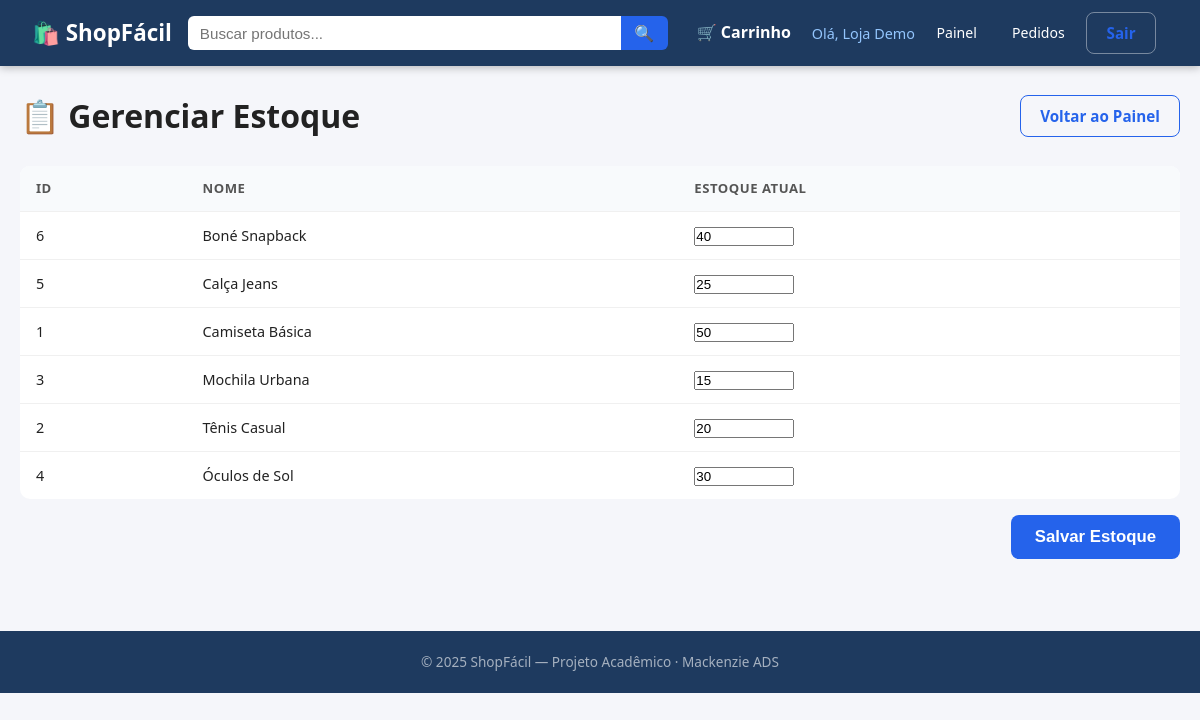
The app's page /loja/estoque (signed in), older data.
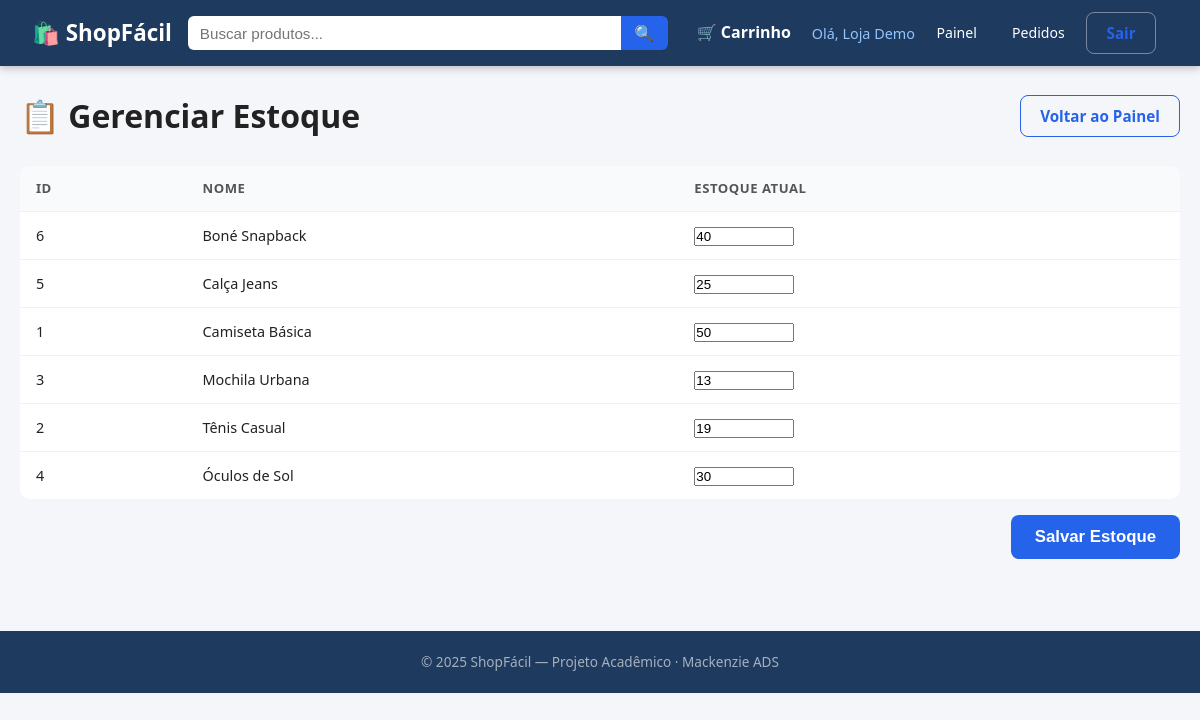
The same page, newer data.
### tables this page shows
CREATE TABLE produto (
            id          INTEGER PRIMARY KEY AUTOINCREMENT,
            lojista_id  INTEGER NOT NULL REFERENCES usuario(id),
            nome        TEXT NOT NULL,
            descricao   TEXT,
            preco       REAL NOT NULL,
            estoque     INTEGER NOT NULL DEFAULT 0,
            categoria   TEXT,
            ativo       INTEGER NOT NULL DEFAULT 1
        );

### app.py (the view, shortened to what this page needs)
@app.route('/loja/estoque', methods=['GET', 'POST'])
@login_required
@lojista_required
def loja_estoque():
    produtos = query(
        "SELECT id, nome, estoque FROM produto WHERE lojista_id=? ORDER BY nome ASC",
        (session['user_id'],)
    )
    return render_template('loja_estoque.html', produtos=produtos)

### app.py (called while the page is built)
def get_db():
    if 'db' not in g:
        g.db = sqlite3.connect(DATABASE)
        g.db.row_factory = sqlite3.Row
        g.db.execute("PRAGMA foreign_keys = ON")
    return g.db

def query(sql, args=(), one=False):
    cur = get_db().execute(sql, args)
    rv = cur.fetchall()
    return (rv[0] if rv else None) if one else rv

def login_required(f):
    @wraps(f)
    def decorated(*args, **kwargs):
        if 'user_id' not in session:
            flash('Faça login para continuar.', 'warning')
            return redirect(url_for('login'))
        return f(*args, **kwargs)
    return decorated

def lojista_required(f):
    @wraps(f)
    def decorated(*args, **kwargs):
        if session.get('user_tipo') != 'lojista':
            flash('Acesso restrito a lojistas.', 'danger')
            return redirect(url_for('index'))
        return f(*args, **kwargs)
    return decorated

def get_cart():
    return session.setdefault('cart', {})

def cart_count():
    return sum(get_cart().values())

### templates/loja_estoque.html (shortened to what this page needs)
{% extends 'base.html' %}
{% block content %}
<div class="panel-header">
  <h1>📋 Gerenciar Estoque</h1>
  <a href="{{ url_for('loja_dashboard') }}" class="btn-outline">Voltar ao Painel</a>
</div>
{% if produtos %}
  <form method="post" action="{{ url_for('loja_estoque') }}">
    <table class="data-table">
      <thead>
        <tr><th>ID</th><th>Nome</th><th>Estoque Atual</th></tr>
      </thead>
      <tbody>
        {% for p in produtos %}
          <tr>
            <td>{{ p['id'] }}</td>
            <td>{{ p['nome'] }}</td>
            <td>
              <input type="number" name="estoque_{{ p['id'] }}" value="{{ p['estoque'] }}" min="0" style="width: 100px;">
            </td>
          </tr>
        {% endfor %}
      </tbody>
    </table>
    <div style="margin-top: 1rem; text-align: right;">
        <button type="submit" class="btn-primary btn-lg">Salvar Estoque</button>
    </div>
  </form>
{% else %}
  <div class="empty-state">
    <p>Nenhum produto cadastrado.</p>
  </div>
{% endif %}
{% endblock %}

Row changes from the older to the newer data that the page shows:
changed produto "Mochila Urbana": estoque "15" → "13"
changed produto "Tênis Casual": estoque "20" → "19"
